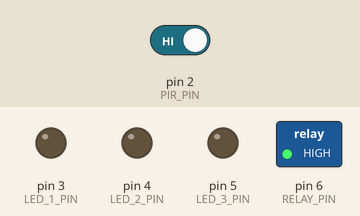
The sketch below on a simulated Arduino Uno, built with avr-gcc and run on an emulated ATmega328P. Shown: switched loads named in the sketch (green lamp = pin HIGH), output pins drawn as LEDs (lit = HIGH). The test bench sets the inputs (shaded band); at power-on: pin 2 (PIR_PIN) HIGH. What the sketch prints to the serial monitor is not drawn.

Above: at 0.1 s.
At 1.1 s:
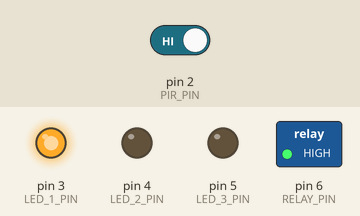
Timing chart, 0 to 2.6 s (numbered marks = the images above):
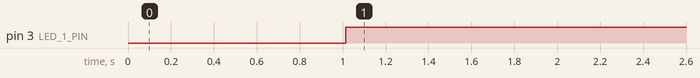

Measured:
- by itself, pin 3 (LED_1_PIN): LOW → HIGH at 1.0 s

The sketch:

relay_pir.ino
```cpp
const int RELAY_PIN = 6;
const int PIR_PIN = 2;

const int LED_1_PIN = 3;
const int LED_2_PIN = 4;
const int LED_3_PIN = 5;

const int PIR_TRESHOLD = 3;
const int COOLDOWN_TRESHOLD = 10;
const int INITIAL_WAIT_MS = 1000 * 5;

int triggerCounter = 0;
int cooldownCounter = 0;

void setup() {
  Serial.begin(9600);

  pinMode(RELAY_PIN, OUTPUT);
  digitalWrite(RELAY_PIN, HIGH);

  pinMode(PIR_PIN, INPUT);

  pinMode(LED_1_PIN, OUTPUT);
  pinMode(LED_2_PIN, OUTPUT);
  pinMode(LED_3_PIN, OUTPUT);

  Serial.println("blink quickly to indicate we start");
//  for (int i = 0; i <= 60; i++) {
//    digitalWrite(LED_1_PIN, HIGH);
//    delay(250);
//    digitalWrite(LED_1_PIN, LOW);
//    delay(250);
//  }

  attachInterrupt(0, onPirRead, RISING);
}


void loop() {
   Serial.print("Time from start: ");
   Serial.print(millis()/1000);
   Serial.println(" seconds.");
   Serial.println("counter: ");
   Serial.println(triggerCounter);
   delay(1000);
   cooldownCounter++;
   if (triggerCounter == PIR_TRESHOLD) {
      digitalWrite(RELAY_PIN, LOW);
      digitalWrite(LED_1_PIN, LOW);
      digitalWrite(LED_2_PIN, LOW);
      digitalWrite(LED_3_PIN, LOW);
   } else {
     if (cooldownCounter == COOLDOWN_TRESHOLD) {
       if (triggerCounter > 0) {
         triggerCounter--;
       }
       cooldownCounter = 0;
     }
     if (triggerCounter == 0) {
      digitalWrite(LED_1_PIN, LOW);
      digitalWrite(LED_2_PIN, LOW);
      digitalWrite(LED_3_PIN, LOW);
    }
    digitalWrite(LED_1_PIN, HIGH);
    delay(2000/triggerCounter * 2);
    digitalWrite(LED_1_PIN, LOW);


   }
}

void onPirRead() {
  if (triggerCounter < PIR_TRESHOLD) {
    triggerCounter++;
    cooldownCounter = 0;
  }
}
```
